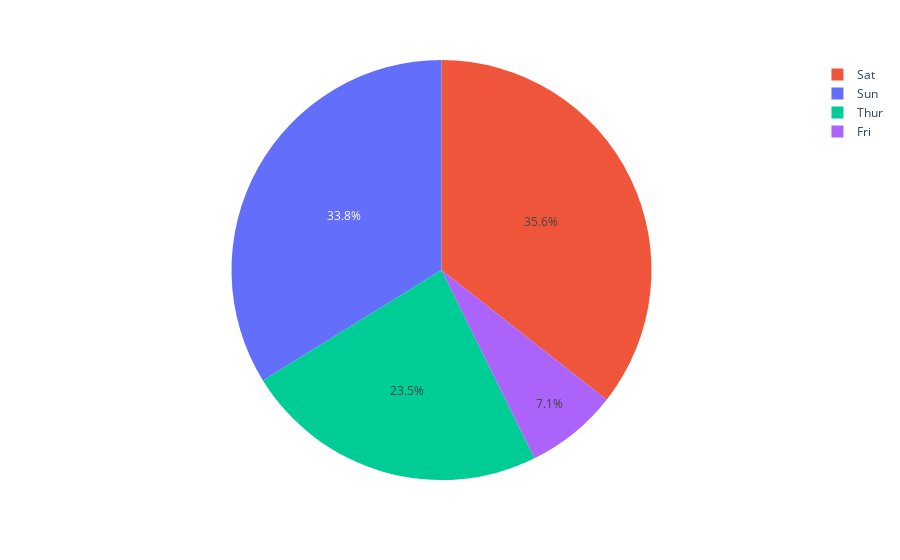

Write notebook code for a chart like this one.
### Markdown cell above
## 设置color

### Code cell
fig = px.pie(
    data_frame=tips,
    values="tip",
    names="day",
    color="day",  # color
)
fig.show()

### Figure 1 — Plotly figure (JSON) as saved in the notebook; plotly's stock layout.template omitted (floating-point values rounded to 4 significant figures; data arrays with more than 128 entries replaced by an {"elided": "..."} marker saying what was removed)
{"data": [{"customdata": {"elided": "244x1 str values"}, "domain": {"x": [0, 1], "y": [0, 1]}, "hovertemplate": "day=%{customdata[0]}<br>tip=%{value}<extra></extra>", "labels": {"elided": "244 str values"}, "legendgroup": "", "marker": {"colors": {"elided": "244 str values"}}, "name": "", "showlegend": true, "type": "pie", "values": {"elided": "244 float values"}}], "layout": {"legend": {"tracegroupgap": 0}, "margin": {"t": 60}}}
